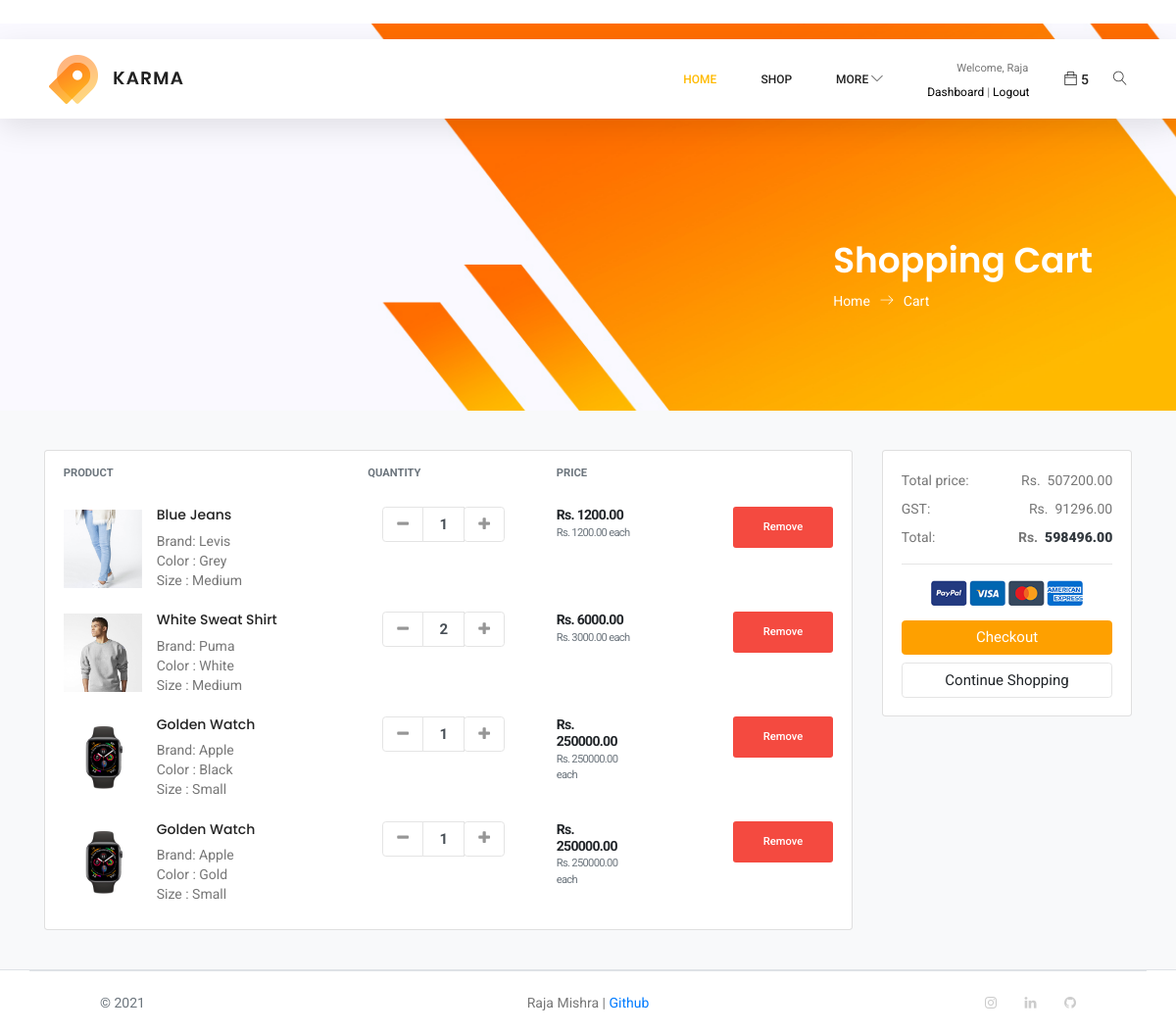
The page /cart/ (signed in) on the database as committed earlier.
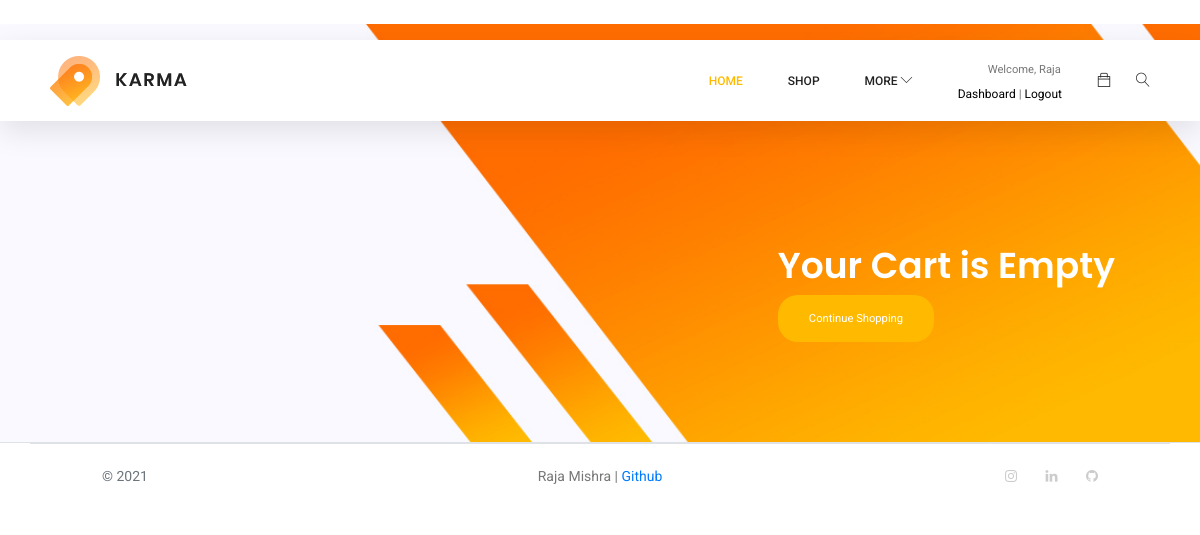
The same page on the database as committed later.
### carts/models.py (models this page shows, shortened)
class CartItem(models.Model):
    user = models.ForeignKey(Accounts, on_delete=CASCADE, null=True)
    product   = models.ForeignKey(Product,on_delete=CASCADE)
    variations = models.ManyToManyField(Variation, blank=True)
    cart      = models.ForeignKey(Cart,on_delete=CASCADE, null=True)
    quantity  = models.IntegerField()
    is_active = models.BooleanField(default=True)
    def sub_total(self):
        return self.product.price * self.quantity

### store/models.py (models this page shows, shortened)
class Product(models.Model):
    product_name        = models.CharField(max_length=200,unique=True)
    brand               = models.ForeignKey('Brand', on_delete=models.SET_NULL, null=True)
    product_category    = models.ForeignKey(Category, on_delete = models.SET_NULL, null = True)
    slug                = models.SlugField(max_length=255, unique= True)
    price               = models.DecimalField(max_digits=10, decimal_places=2, null=True)
    description         = models.TextField(max_length=255, blank=True)
    product_img         = models.ImageField(upload_to='product/', blank=True, null=True)
    created             = models.DateTimeField(auto_now_add=True)
    modified_time       = models.DateTimeField(auto_now=True)
    stock               = models.IntegerField(null=True)
    is_available        = models.BooleanField(default=True)
    def get_url(self):
        return reverse('products_detail',args=[self.product_category.slug,self.slug])
    def display_image(self):
        return mark_safe('<img src="{}" width="100" />'.format(self.product_img.url))
    display_image.short_description = 'Image'
    display_image.allow_tags = True
    class Meta:
        verbose_name = 'Product'
        verbose_name_plural = 'Products'

class Brand(models.Model):
    brand_name = models.CharField(max_length=50)
    class Meta:
        verbose_name = 'brand'
        verbose_name_plural = 'brands'
    def __str__(self):
        return self.brand_name

class Variation(models.Model):
    product = models.ForeignKey(Product, on_delete=models.CASCADE)
    variation_category = models.CharField(max_length=100, choices=variation_category_choice)
    variation_value     = models.CharField(max_length=100)
    is_active           = models.BooleanField(default=True)
    created_date        = models.DateTimeField(auto_now=True)
    objects = VariationManager()

### carts/views.py (the view)
# urls.py: path('', views.cart,name='cart'),
def cart(request, total=0, quantity=0, cart_items=None):
    try:
        tax = 0
        cart_total = 0
        if request.user.is_authenticated:
            cart_items = CartItem.objects.filter(user=request.user, is_active=True)
        else:
            cart = Cart.objects.get(cart_id=_session_id(request))
            cart_items = CartItem.objects.filter(cart=cart, is_active=True)
        for cart_item in cart_items:
            total += (cart_item.product.price * cart_item.quantity)
            quantity += cart_item.quantity
        tax = (18 * total)/100
        cart_total = total + tax
    except ObjectDoesNotExist:
        pass
    context = {
        'total' : total,
        'quantity' : quantity,
        'cart_items' : cart_items,
        'tax' : tax,
        'cart_total' : cart_total,
    }
    return render(request,'shop/cart.html', context)

### carts/context_processors.py (called while the page is built)
def cart_count(request):
    count = 0
    if 'admin' in request.path:
        return {}
    else:
        try:
            cart = Cart.objects.filter(cart_id=_session_id(request))
            if request.user.is_authenticated:
                cart_items = CartItem.objects.all().filter(user=request.user)
            else:
                cart_items = CartItem.objects.all().filter(cart=cart[:1])
            for cart_item in cart_items:
                count += cart_item.quantity
        except Cart.DoesNotExist:
            count = 0
    return dict(count=count)

### carts/views.py (called while the page is built)
def _session_id(request):
    cart_id = request.session.session_key
    if not cart_id:
        cart_id = request.session.create()
    return cart_id

### category/context_processor.py (called while the page is built)
def menu_links(request):
    links = Category.objects.all()
    return dict(links=links)

### category/models.py (called while the page is built)
    def get_url(self):
            return reverse('products_by_category',args=[self.slug])

### templates/shop/cart.html (shortened to what the changed rows need)
{% extends 'base.html' %}
{% load static %}
{% block content %}
{% if not cart_items %}
<section class="banner-area organic-breadcrumb">
    <div class="container">
        <div class="breadcrumb-banner d-flex flex-wrap align-items-center justify-content-end">
            <div class="col-first">
                <h1>Your Cart is Empty</h1>
                <nav class="d-flex align-items-center">
                    <a href="{% url 'shop' %}" class="genric-btn primary circle arrow large">Continue Shopping</a>
                </nav>
            </div>
        </div>
    </div>
</section>
{% else %}
<section class="banner-area organic-breadcrumb">
    <div class="container">
        <div class="breadcrumb-banner d-flex flex-wrap align-items-center justify-content-end">
            <div class="col-first">
                <h1>Shopping Cart</h1>
                <nav class="d-flex align-items-center">
                    <a href="{% url 'home' %}">Home<span class="lnr lnr-arrow-right"></span></a>
                    <a href="category.html">Cart</a>
                </nav>
            </div>
        </div>
    </div>
</section>
<section class="section-content padding-y bg">
    <div class="container">
        <div class="row">
            <aside class="col-lg-9">
                <div class="card">
                    <table class="table table-borderless table-shopping-cart">
                        <thead class="text-muted">
                            <tr class="small text-uppercase">
                                <th scope="col">Product</th>
                                <th scope="col" width="120">Quantity</th>
                                <th scope="col" width="120">Price</th>
                                <th scope="col" class="text-right" width="200"> </th>
                            </tr>
                        </thead>
                        <tbody>
                            {% for cart_item in cart_items %}
                            <tr>
                                <td>
                                    <figure class="itemside align-items-center">
                                        <div class="aside"><a href="{{ cart_item.product.get_url }}"><img
                                                    src="{{cart_item.product.product_img.url}}" class="img-sm"></a>
                                        </div>
                                        <figcaption class="info" style="line-height: 20px;">
                                            <a href="{{ cart_item.product.get_url }}"
                                                class="title text-dark"><h6>{{cart_item.product.product_name}}</h6></a>
                                            <p>Brand: {{cart_item.product.brand}}</p>
                                            {% if cart_item.variations.all %}
						                        {% for item in cart_item.variations.all %}
							                        {{ item.variation_category | capfirst }} : {{ item.variation_value | capfirst }}<br>
						                        {% endfor %}
					                        {% endif %}
                                        </figcaption>
                                    </figure>
                                </td>
                                <td>
                                    <div class="col">
                                        <div class="input-group input-spinner">
                                            <div class="input-group-prepend">
                                                <a href="{% url 'remove_cart' cart_item.product.id cart_item.id %}"
                                                    class="btn btn-light" type="button" id="button-plus"> <i
                                                        class="fa fa-minus"></i> </a>
                                            </div>
                                            <input type="text" class="form-control" value="{{cart_item.quantity}}">
                                            <div class="input-group-append">
                                                <form action="{% url 'add_cart' cart_item.product.id %}" method="POST">
                                                    <button class="btn btn-light" type="submit" id="button-minus">
                                                        <i class="fa fa-plus"></i>
                                                    </button>
                                                </form>
                                            </div>
                                        </div>
                                    </div>
                                </td>
                                <td>
                                    <div class="price-wrap">
                                        <var class="price">Rs. {{cart_item.sub_total}}</var>
                                        <small class="text-muted"> Rs. {{cart_item.product.price}} each </small>
                                    </div>
                                </td>
                                <td class="text-right">
                                    <a href="{% url 'delete_cart_item' cart_item.product.id cart_item.id %}"
                                        class="genric-btn danger radius"> Remove</a>
                                </td>
                            </tr>
                            {% endfor %}
                        </tbody>
                    </table>
                </div>
            </aside>
            <aside class="col-lg-3">
                <div class="card">
                    <div class="card-body">
                        <dl class="dlist-align">
                            <dt>Total price:</dt>
                            <dd class="text-right">Rs.&nbsp;&nbsp;</dd>
                            <dd class="text-right">{{total}}</dd>
                        </dl>
                        <dl class="dlist-align">
                            <dt>GST:</dt>
                            <dd class="text-right">Rs.&nbsp;&nbsp;</dd>
                            <dd class="text-right">{{tax}}</dd>
                        </dl>
                        <dl class="dlist-align">
                            <dt>Total:</dt>
                            <dd class="text-right"><strong>Rs.&nbsp;&nbsp;</strong></dd>
                            <dd class="text-right text-dark b"><strong>{{cart_total}}</strong></dd>
                        </dl>
                        <hr>
                        <p class="text-center mb-3">
                            <img src="{% static 'img/misc/payments.png' %}" height="26">
                        </p>
                        <a href="{% url 'checkout' %}" class="btn btn-primary btn-block" style="background-color: #FEA000;border-color: #FEA000;"> Checkout </a>
                        <a href="{% url 'shop' %}" class="btn btn-light btn-block">Continue Shopping</a>
                    </div>
                </div>
            </aside>
        </div>
        {% endif %}
    </div>
</section>
{% endblock %}

### templates/includes/navbar.html (shortened to what this page needs)
{% load static %}
<header class="header_area sticky-header">
    <div class="main_menu">
        <nav class="navbar navbar-expand-lg navbar-light main_box">
            <div class="container" style="padding-left: 20px; padding-right: 20px;">
                <a class="navbar-brand logo_h" href="{% url 'home' %}"><img src="{% static 'img/logo.png' %}" alt=""></a>
                <div class="collapse navbar-collapse offset" id="navbarSupportedContent">
                    <ul class="nav navbar-nav menu_nav ml-auto" style="align-items: center;">
                        <li class="nav-item active"><a class="nav-link" href="{% url 'home' %}">Home</a></li>
                        <li class="nav-item"><a class="nav-link" href="{% url 'shop' %}">Shop</a></li>
                        <li class="nav-item submenu dropdown">
                            <a class="nav-link dropdown-toggle " href="{% url 'shop' %}"  data-toggle="dropdown" role="button" aria-haspopup="true" aria-expanded="false">More  <span class="lnr lnr-chevron-down"></span></i></a>
                            {% if user.id is None %}
                            <li class="nav-item">
                                <div class="post_tag">
                                    <small>Welcome, Guest</small><br>
                                    <div  style="font-size: 12px;">
                                        <a class="cart" href="{% url 'login' %}" style="color: #000000;">Sign in</a>
                                        <span class="dark-transp"> | </span>
                                        <a class="cart" href="{% url 'register' %}" style="color: #000000;">Register</a>
                                    </div>
                                </div>
                            </li>
                            {% else %}
                            <li class="nav-item">
                                <div class="post_tag">
                                    <small style="padding-left: 30px;">Welcome, {{user.first_name}}</small><br>
                                    <div  style="font-size: 12px;">
                                        <a class="cart" href="{% url 'dashboard' %}" style="color: #000000;">Dashboard</a>
                                        <span class="dark-transp"> | </span>
                                        <a class="cart" href="{% url 'logout' %}" style="color: #000000;">Logout</a>
                                    </div>
                                </div>
                            </li>
                            {% endif %}
                        </li>
                    </ul>
                    <ul class="nav navbar-nav navbar-right">
                        <li class="nav-item">
                            <a href="{% url 'cart' %}" class="cart">
                                <span class="ti-bag"></span>
                            </a>
                            {% if count != 0 %}
                                <span class="">{{count}}</span>
                            {% else %}
                                <span class=""></span>
                            {% endif %}
                        </li>
                        <li class="nav-item">
                            <span class="lnr lnr-magnifier" id="search"></span>
                        </li>
                    </ul>
                </div>
            </div>
        </nav>
    </div>
</header>

Rows that differ between the two databases and show on the page:
removed CartItem: product.product_img (picture), product.product_name "Blue Jeans", product.brand "Levis", quantity "1", sub_total "1200.00", product.price "1200.00"
no longer on this page (row unchanged): Variation: variation_category "Color", variation_value "Grey", shown under "Blue Jeans"
no longer on this page (row unchanged): Variation: variation_category "Size", variation_value "Medium", shown under "Blue Jeans"
removed CartItem: product.product_img (picture), product.product_name "White Sweat Shirt", product.brand "Puma", quantity "2", sub_total "6000.00", product.price "3000.00"
no longer on this page (row unchanged): Variation: variation_category "Color", variation_value "White", shown under "White Sweat Shirt"
no longer on this page (row unchanged): Variation: variation_category "Size", variation_value "Medium", shown under "White Sweat Shirt"
removed CartItem: product.product_img (picture), product.product_name "Golden Watch", product.brand "Apple", quantity "1", sub_total "250000.00", product.price "250000.00"
no longer on this page (row unchanged): Variation: variation_category "Color", variation_value "Black", shown under "Golden Watch"
no longer on this page (row unchanged): Variation: variation_category "Size", variation_value "Small"
removed CartItem: product.product_img (picture), product.product_name "Golden Watch", product.brand "Apple", quantity "1", sub_total "250000.00", product.price "250000.00"
no longer on this page (row unchanged): Variation: variation_category "Color", variation_value "Gold", shown under "Golden Watch"
Other text that changed with them:
{{ count }}: "5" → (not shown)
{{ total }}: "507200.00" → (not shown)
{{ tax }}: "91296.00" → (not shown)
{{ cart_total }}: "598496.00" → (not shown)
text no longer shown: "Shopping Cart Home Cart PRODUCT QUANTITY PRICE Total price: Rs. GST: Rs. Total: Rs. Checkout"
text now shown: "Your Cart is Empty"
